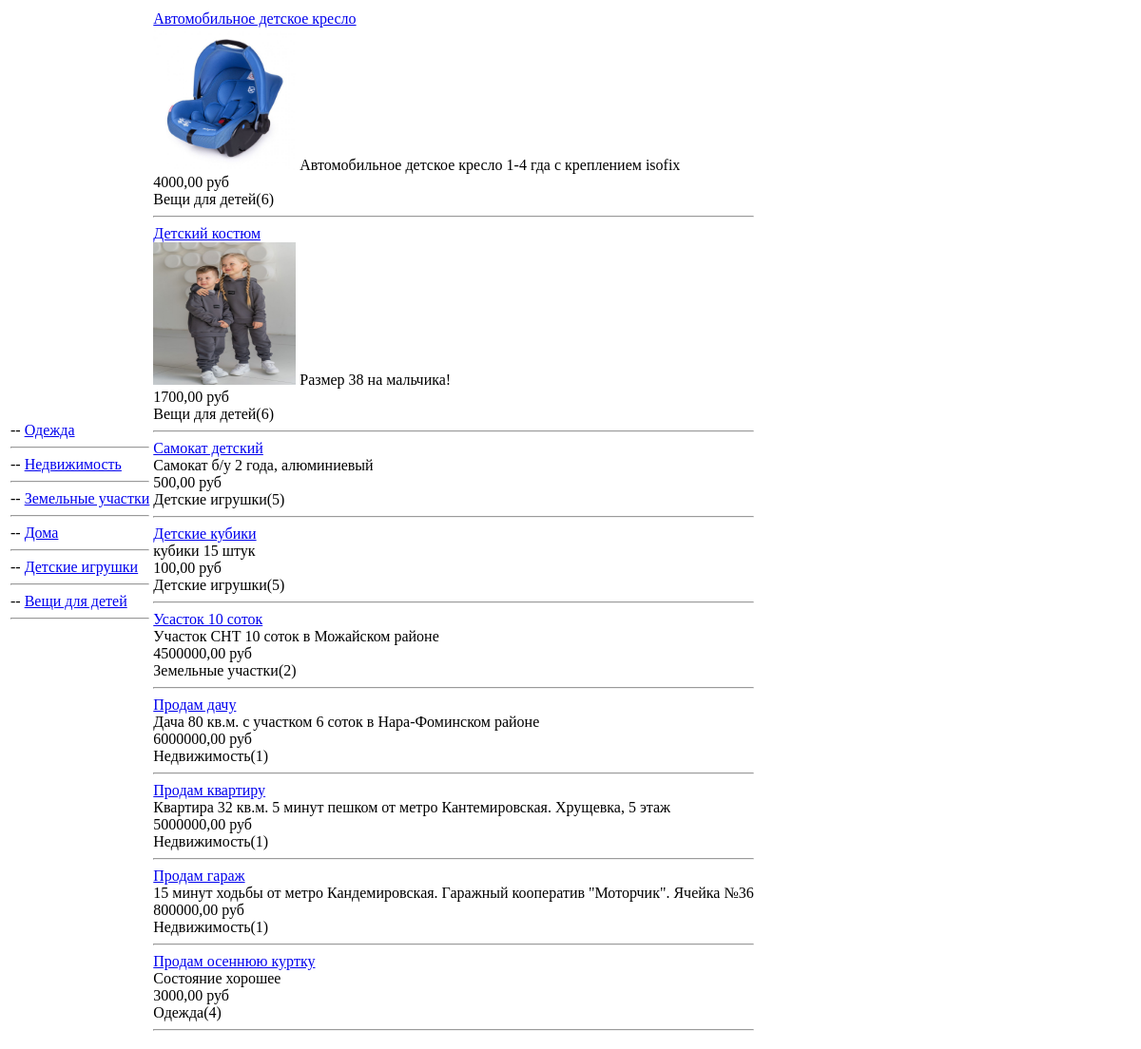
Before: / with the older database file.
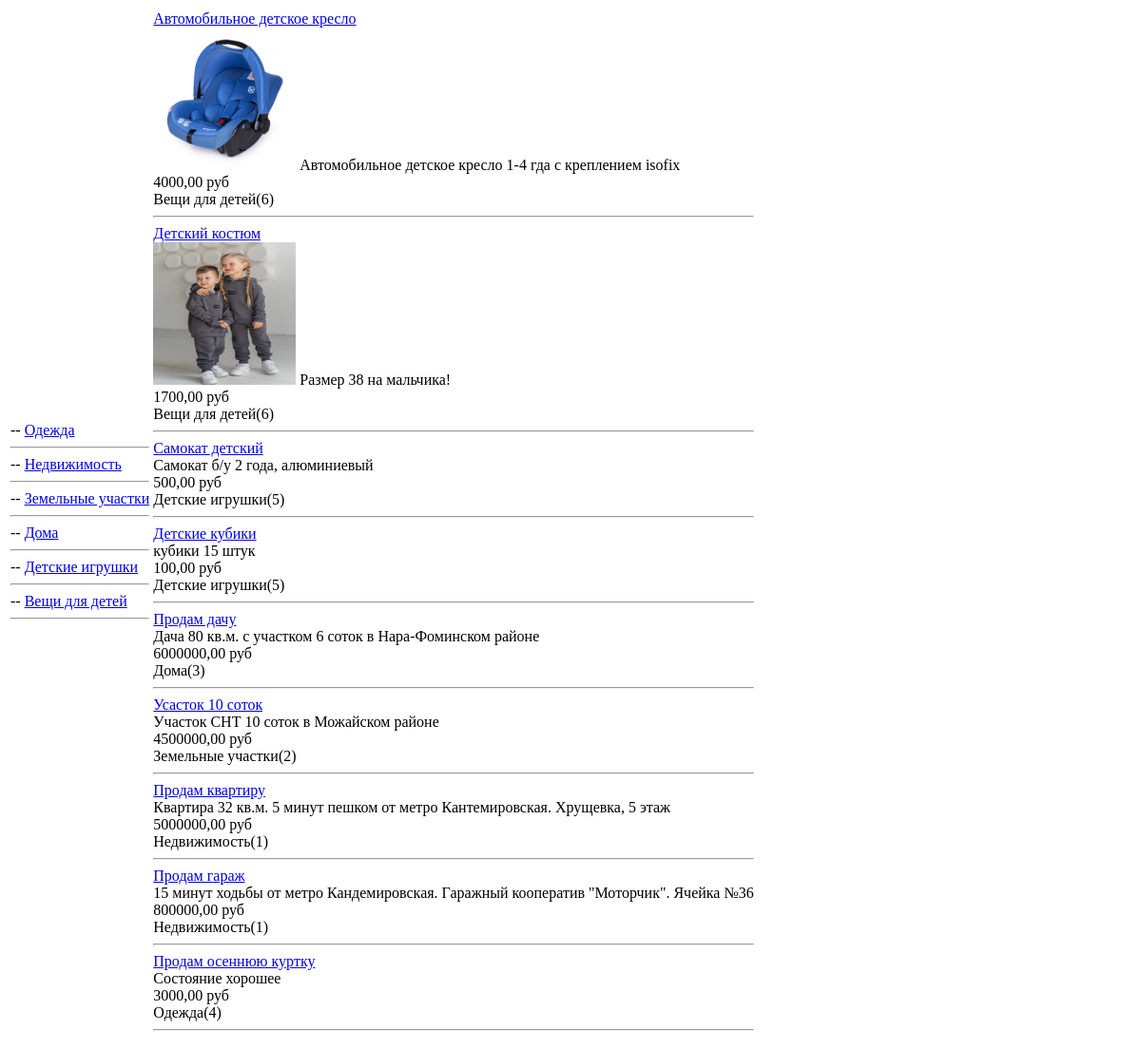
After: the same page with the newer database file.
### bb/models.py (models this page shows, shortened)
class Rubric(models.Model):
    name = models.CharField(max_length=100,
                            verbose_name="Название",
                            unique=True)
    parent = models.ForeignKey('self',
                               on_delete=models.SET_NULL,
                               verbose_name="Родительская рубрика",
                               null=True,
                               default=None,
                               blank=True)
    def __str__(self):
        return f"{self.name}({self.pk})"
    class Meta:
        verbose_name = 'Рубрика'
        verbose_name_plural = 'Рубрики'
        ordering = ['-name']

class Bulletin(models.Model):
    name = models.CharField(max_length=100,
                            verbose_name="Название",
                            validators=[min_10_chars_vlid])
    description = models.TextField(verbose_name="Описание",
                                   help_text="Текст неограниченной длинны",
                                   validators=[min_10_chars_vlid])
    cost = models.DecimalField(decimal_places=2, max_digits=11)
    curr = models.CharField(max_length=3,
                            verbose_name="Валюта")
    rubric = models.ForeignKey(Rubric,
                               on_delete=models.PROTECT,
                               verbose_name="Рубрика",
                               related_query_name='bbs')
    create_timestamp = models.DateTimeField(auto_now_add=True,
                                            verbose_name="Метка даты/времени создания записи",
                                            blank=True)
    update_timestamp = models.DateTimeField(auto_now=True,
                                            verbose_name="Метка даты/времени изменения записи",
                                            blank=True)
    picture = models.ImageField(verbose_name="Изображение",
                                upload_to="img",
                                blank=True)
    class Meta:
        verbose_name = 'Объявление'
        verbose_name_plural = 'Объявления'
        ordering = ['-rubric', '-cost']
        unique_together = ('name', 'description', 'cost')
        permissions = (
            ('alcohol', 'Права на покупку алкоголя'),
        )
        default_permissions = ('add', 'view', 'change', 'delete', 'alcohol')

### bb/views.py (the view)
# urls.py: path('', index, name="index"),
def index(request):
    rubrics = RubricModel.objects.all()
    bbs = BulletinModel.objects.all()
    return TemplateResponse(request,
                            'bb/index.html',
                            context={"rubrics": rubrics,
                                     "bbs": bbs})

### bb/templates/bb/index.html
{% extends 'bb/root.html' %}
{% block body_content %}
<table>
    <tr>
        <td>
        {% for rubric in rubrics %}
            -- <a href="{% url 'bb_by_rubric' rubric.pk %}">{{ rubric.name }}</a>
        <hr>
        {% endfor %}
        </td>
        <td>
            {% for bb in bbs %}
                <a href="{% url 'update_bb' bb.pk %}">{{ bb.name }}</a> <br>
                {% if bb.picture %}
                    <img src="{{ bb.picture.url }}" width="150px" height="150px"/>
                {% endif %}
                {{ bb.description }} <br>
                {{ bb.cost }} {{ bb.curr }} <br>
                {{ bb.rubric }}
                <hr>
            {% endfor %}
        </td>
    </tr>
</table>
{% endblock body_content %}

### bb/templates/bb/root.html (shortened to what this page needs)
<!DOCTYPE html>
<html lang="en">
<head>
</head>
<body>
{% block body_content %}
{% endblock body_content %}
</body>
</html>

Changed rows visible on the page:
changed Bulletin "Продам дачу": rubric "Недвижимость(1)" → "Дома(3)"; moves up the list
